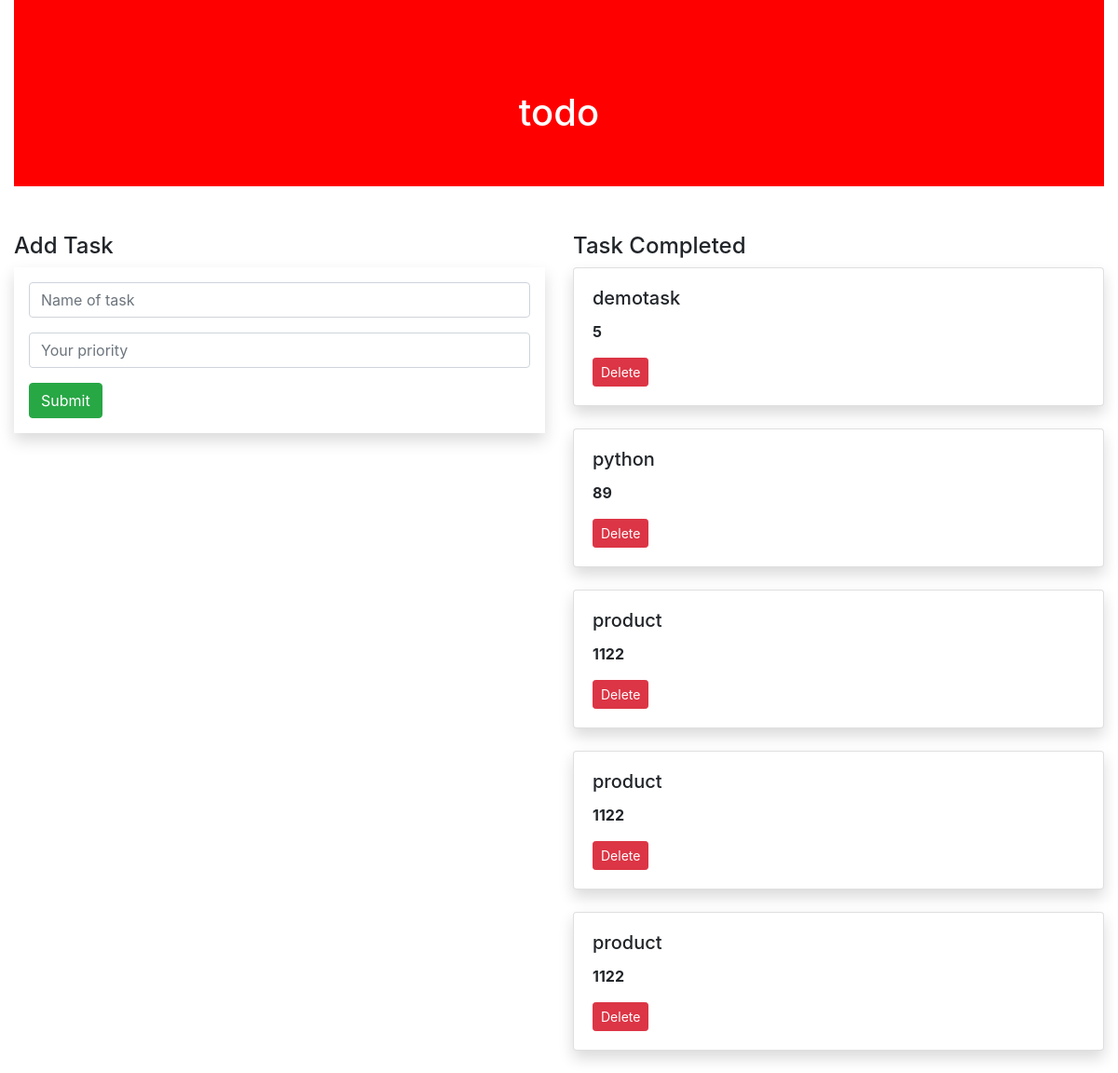
Before: / with the older database file.
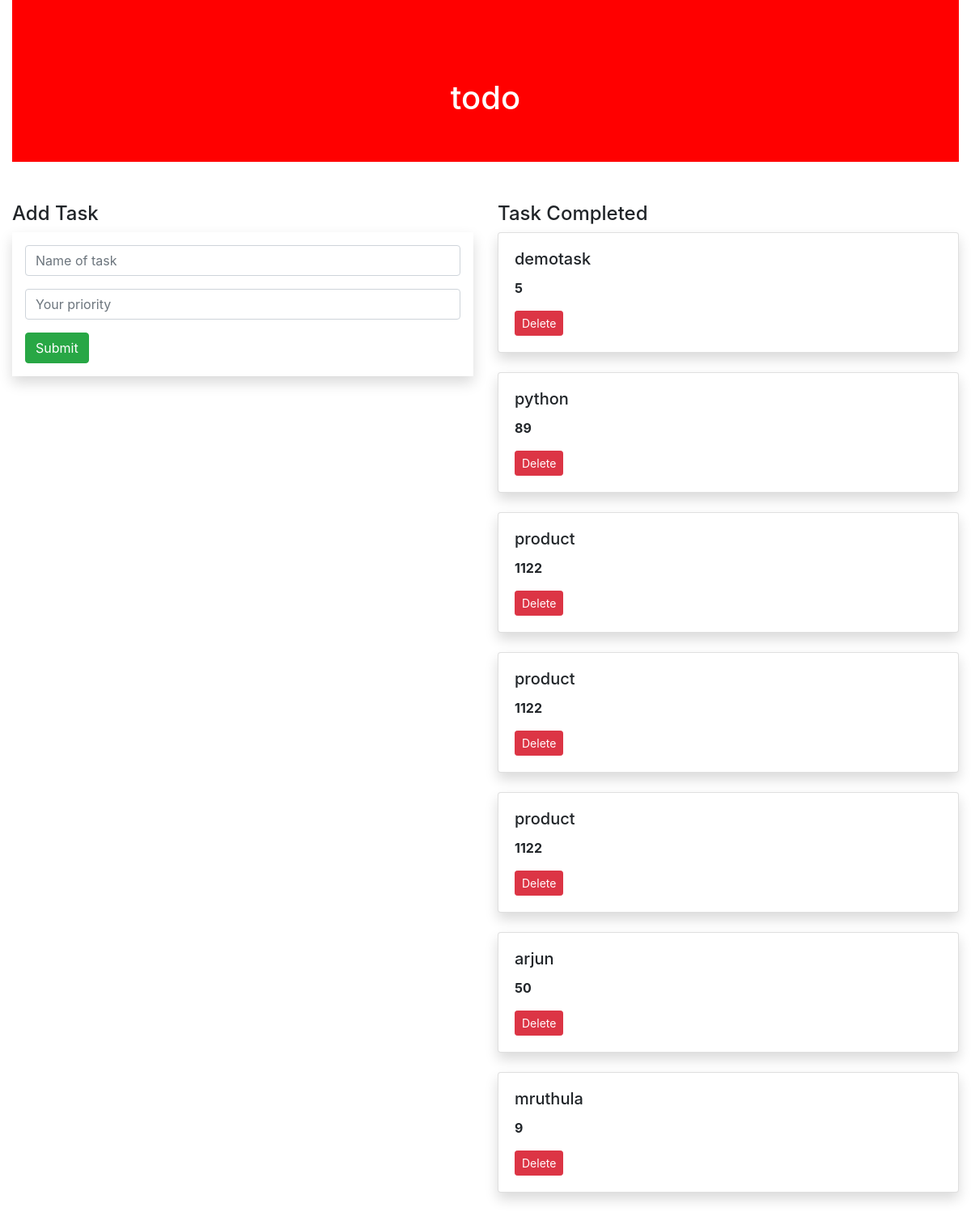
After: the same page with the newer database file.
### todo_app/models.py (models this page shows, shortened)
class task(models.Model):
    name = models.CharField(max_length=100)
    priority = models.IntegerField()

### todo_app/views.py (the view)
# urls.py: path('',views.task_view , name="task_view"),
def task_view(request):
    obj1=task.objects.all()
    if request.method == 'POST':
        name = request.POST.get('name')
        priority = request.POST.get('priority')
        obj = task(name=name, priority=priority)
        obj.save()
    return render(request, 'task_view.html',{'obj1':obj1})

### templates/task_view.html (shortened to what this page needs)
{% extends 'base.html' %}
{% block content %}
<div class="container-fluid">
    <div class="row">
        <div class="col-md-12">
            <div class="banner">
                <div class="banner-text">
                    <h1>todo</h1>
                </div>
            </div>
        </div>
    </div>
    <div class="row">
        <div class="col-md-6">
            <h4>Add Task</h4>
             <form method="post" class="p-3 shadow">
    <div class="form-group">
       <input type="text" name="name" class="form-control" placeholder="Name of task">
    </div>
    <div class="form-group">
        <input type="text" name="priority" class="form-control" placeholder="Your priority">
    </div>
        <input type="submit" class="btn btn-success">
</form>
        </div>
        <div class="col-md-6">
            <h4>Task Completed</h4>
            {% for i in obj1 %}
            <div class="shadow card">
            <div class="card-body">
                <h5 class="card-title">{{i.name}}</h5>
                <p><b>{{i.priority}}</b></p>
                <a href="{% url 'delete' i.id %}" class="btn btn-danger btn-sm">Delete</a>
            </div>
                 </div>
            <br>
            {% endfor %}
        </div>
    </div>
</div>
{% endblock %}

### templates/base.html (shortened to what this page needs)
{% load static %}
<html lang="en">
<head>
    <link rel="stylesheet" href="https://cdn.jsdelivr.net/npm/bootstrap@4.6.1/dist/css/bootstrap.min.css">
    <link rel="stylesheet" href="{% static 'style.css' %}">
</head>
<body>
{% block content %}
{% endblock %}
</body>
</html>

### static/style.css (style rules this page uses)
.banner { background-color:red; width:100%; height:200px; margin-bottom:50px; }
.banner-text { top:50%; left:50%; position:absolute; transform:translate(-50%,-50%); color:white; }

Changed rows visible on the page:
added task: name "arjun", priority "50"
added task: name "mruthula", priority "9"
